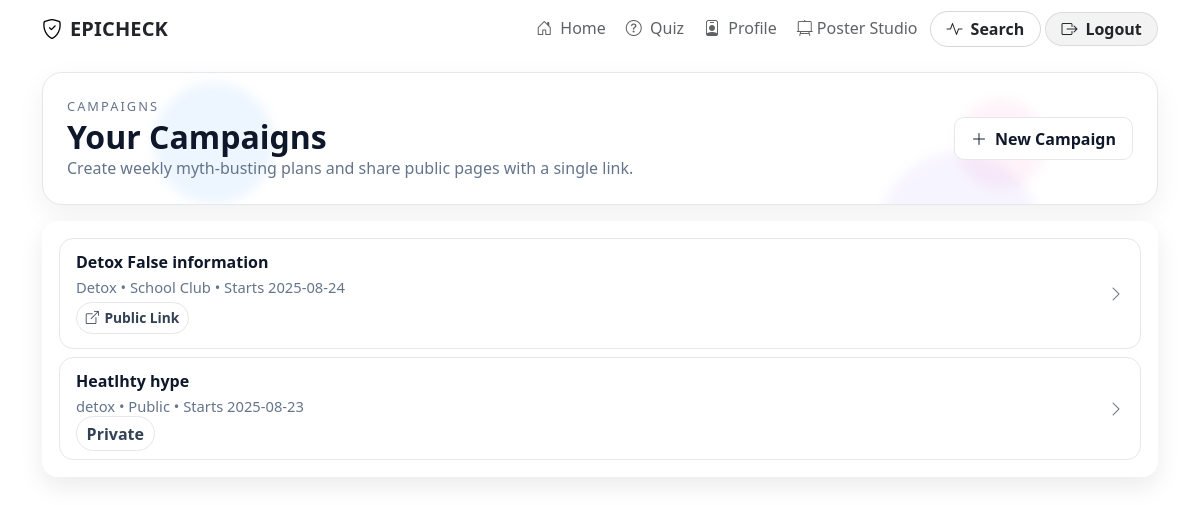
Before: /campaigns (signed in) with the older database file.
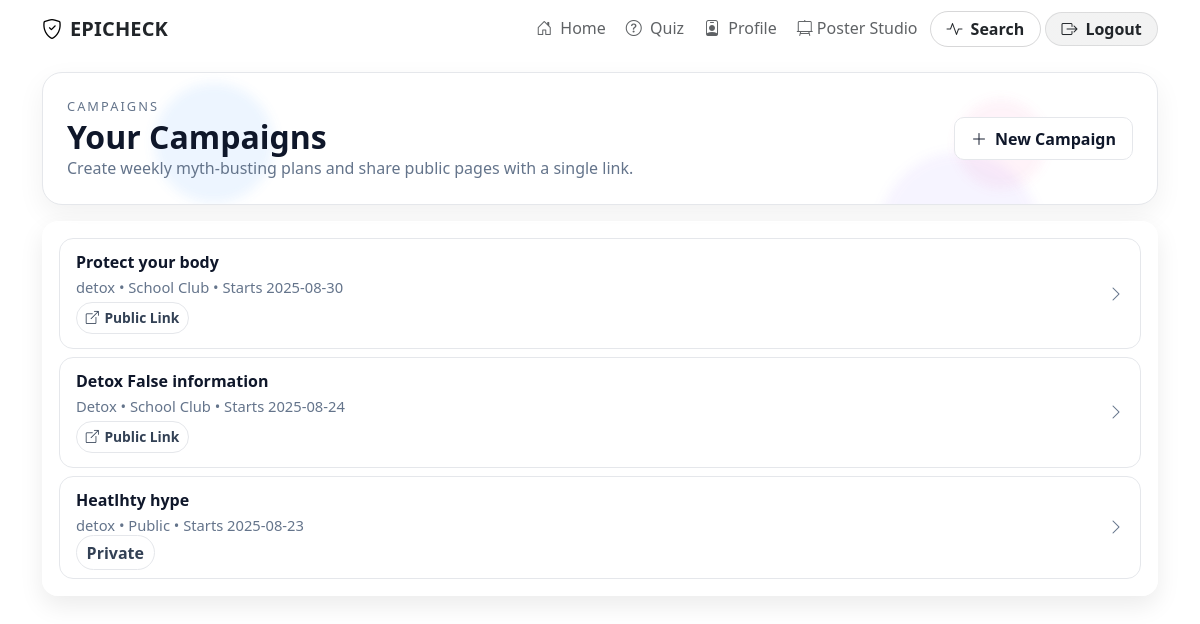
After: the same page with the newer database file.
### tables this page shows
CREATE TABLE campaigns (
            id         INTEGER PRIMARY KEY AUTOINCREMENT,
            user_id    INTEGER NOT NULL,
            title      TEXT NOT NULL,
            topic      TEXT NOT NULL,
            audience   TEXT NOT NULL,          -- 'school_club' | 'public'
            visibility TEXT NOT NULL,          -- 'private' | 'public'
            starts_on  TEXT NOT NULL,          -- YYYY-MM-DD (UTC date string)
            weeks      INTEGER NOT NULL DEFAULT 4,
            created_at TEXT NOT NULL,
            slug       TEXT NOT NULL UNIQUE,   -- public-friendly id
            FOREIGN KEY (user_id) REFERENCES users(id) ON DELETE CASCADE
        );

### app.py (the view)
@app.route("/campaigns")
@login_required
def campaigns_index():
    db = get_db()
    rows = db.execute(
        "SELECT id, title, topic, audience, visibility, starts_on, weeks, slug, created_at "
        "FROM campaigns WHERE user_id = ? ORDER BY id DESC",
        (g.user["id"],)
    ).fetchall()
    return render_template("campaigns/index.html", rows=[dict(r) for r in rows])

### app.py (called while the page is built)
def get_db():
    if "db" not in g:
        g.db = sqlite3.connect(DB_PATH, detect_types=sqlite3.PARSE_DECLTYPES)
        g.db.row_factory = sqlite3.Row
    return g.db

@app.before_request
def load_current_user():
    uid = session.get("user_id")
    if uid:
        g.user = get_db().execute("SELECT * FROM users WHERE id = ?", (uid,)).fetchone()
    else:
        g.user = None

@app.context_processor
def inject_user():
    return {"current_user": g.user}

def login_required(fn):
    @wraps(fn)
    def wrapper(*args, **kwargs):
        if not g.user:
            return redirect(url_for("login", next=request.path))
        return fn(*args, **kwargs)
    return wrapper

### templates/campaigns/index.html (shortened to what this page needs)
{% extends "nav.html" %}
{% block content %}
<section class="container my-3">
  <div class="page-hero">
    <div class="bg-particles"><span></span><span></span></div>
    <div class="d-flex flex-wrap justify-content-between align-items-center head position-relative">
      <div>
        <div class="eyebrow">Campaigns</div>
        <h2 class="title mb-0">Your Campaigns</h2>
        <p class="kicker mb-0">Create weekly myth-busting plans and share public pages with a single link.</p>
      </div>
      <div class="d-flex align-items-center gap-2 mt-2 mt-md-0">
        <a class="btn btn-clean" href="{{ url_for('campaigns_new') }}">
          <i class="bi bi-plus-lg me-1"></i> New Campaign
        </a>
      </div>
    </div>
  </div>
</section>
<section class="container my-3">
  {% if rows %}
    <div class="glass p-3">
      <div class="row g-2">
        {% for c in rows %}
        <div class="col-12">
          <div class="camp-item"
               onclick="if(!event.target.closest('a,button')) window.location='{{ url_for('campaigns_view', campaign_id=c.id) }}'">
            <div>
              <h6 class="camp-title mb-1">
                <a href="{{ url_for('campaigns_view', campaign_id=c.id) }}">{{ c.title }}</a>
              </h6>
              <div class="camp-meta mb-1">
                {{ c.topic }} • {{ c.audience.replace('_',' ').title() }} • Starts {{ c.starts_on }}
              </div>
              {% if c.visibility == 'public' %}
                <a class="public-link"
                   href="{{ url_for('campaigns_public', slug=c.slug) }}"
                   target="_blank" rel="noreferrer"
                   onclick="event.stopPropagation();">
                  <i class="bi bi-box-arrow-up-right"></i> Public Link
                </a>
              {% else %}
                <span class="badge-visibility">Private</span>
              {% endif %}
            </div>
            <div class="d-none d-md-block">
              <i class="bi bi-chevron-right chevron"></i>
            </div>
          </div>
        </div>
        {% endfor %}
      </div>
    </div>
  {% endif %}
</section>
{% endblock %}

Changed rows visible on the page:
added campaigns: title "Protect your body", topic "detox", audience.replace "School Club", starts_on "2025-08-30"
